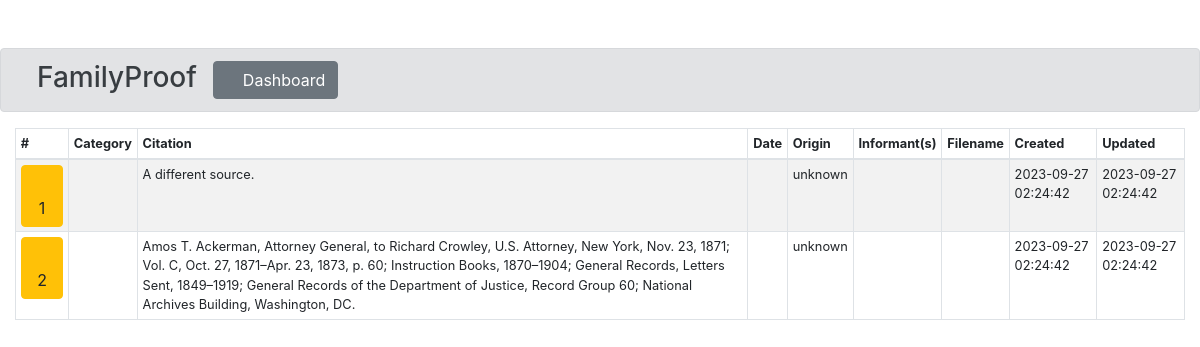
Screenshot of /app/sources.php with the database file from the repository.
### tables this page shows
CREATE TABLE sources (
    id INT NOT NULL PRIMARY KEY AUTO_INCREMENT,
    category VARCHAR(100),
    citation TEXT NOT NULL,
    sourcedate VARCHAR(10),
    provenance ENUM('original', 'derived', 'authored', 'unknown') NOT NULL DEFAULT 'unknown',
    informants VARCHAR(255),
    mediaurl TEXT,
    created DATETIME DEFAULT CURRENT_TIMESTAMP,
    lastmodified DATETIME DEFAULT CURRENT_TIMESTAMP ON UPDATE CURRENT_TIMESTAMP
);

### app/sources.php (the view, shortened to what this page needs)
<!DOCTYPE html>
<html lang="en">
<head>
    <?php require_once "stylesheets.php"; ?>
</head>
<body>
    <?php require_once "header.php"; ?>
    <div class="wrapper">
        <div class="container-fluid">
        <?php
        $sql = "SELECT * FROM sources ORDER BY category, sourcedate";
            if($result = mysqli_query($link, $sql)) {
                if(mysqli_num_rows($result) > 0){
                    echo '<table class="table table-bordered table-striped table-sm" style="font-size: 0.8rem !important;">';
                    echo "<thead>";
                    echo "<tr>";
                        echo '<th>#</th>';
                        echo "<th>Category</th>";
                        echo '<th>Citation</th>';
                        echo '<th>Date</th>';
                        echo "<th>Origin</th>";
                        echo '<th>Informant(s)</th>';
                        echo '<th>Filename</th>';
                        echo '<th>Created</th>';
                        echo '<th>Updated</th>';
                    echo "</tr>";
                    echo "</thead>";
                    echo "<tbody>";
                    while($row = mysqli_fetch_array($result)) {
                        echo '<tr>';
                        if(isset($researchlogid)) {
                            echo '<td><a href="researchlog.php?researchlogid='.$researchlogid.'&sourceid='.$row["id"].'" class="btn btn-info"><i class="fa fa-paperclip"></i> '.$row["id"].'</a></td>';
                        } else {
                            echo '<td><a href="newsource.php?id='.$row["id"].'" class="btn btn-warning"><i class="fa fa-pencil"></i> '.$row["id"].'</a></td>';
                        }
                        echo '<td>'.$row["category"].'</td>';
                        echo '<td>'.$row["citation"].'</td>';
                        echo '<td>'.$row["sourcedate"].'</td>';
                        echo '<td>'.$row["provenance"].'</td>';
                        echo '<td>'.$row["informants"].'</td>';
                        echo '<td>'.$row["mediaurl"].'</td>';
                        echo '<td>'.$row["created"].'</td>';
                        echo '<td>'.$row["lastmodified"].'</td>';
                        echo '</tr>';
                    }
                    echo '</tbody></table>';
                }
            } else {
                echo "Ope! Something went wrong.";
            }
        ?>
        </div>
    </div>
</body>
</html>

### app/stylesheets.php (style rules this page uses)
.wrapper { width: 1200px; margin: 0 auto; }

### rows the page displays
sources: id "1", citation "A different source.", provenance "unknown", created "2023-09-27 02:24:42", lastmodified "2023-09-27 02:24:42"
sources: id "2", citation "Amos T. Ackerman, Attorney General, to Richard Crowley, U.S. Attorney, New York, Nov. 23, 1871; Vol. C, Oct. 27, 1871–Apr. 23, 1873, p. 60; Instruction Books, 1870–1904; General Records, Letters Sent, 1849–1919; General Records of the Department of Justice, Record Group 60; National Archives Building, Washington, DC.", provenance "unknown", created "2023-09-27 02:24:42", lastmodified "2023-09-27 02:24:42"
